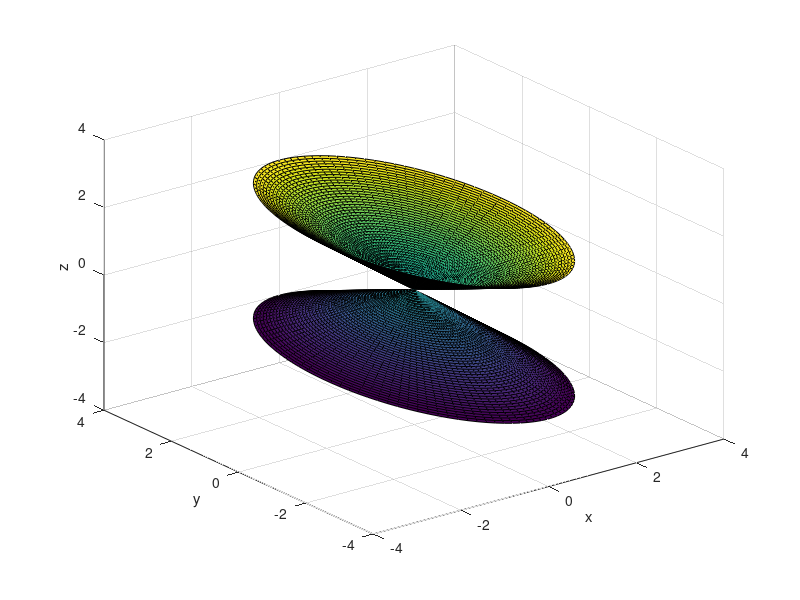

Recreate this plot in MATLAB.
% Ex. 10.6-27: Elliptic Cone
% z^2 = x^2 + y^2/4

clear

z = linspace(-2, 2);
u = linspace(0, 2*pi);

[Z, U] = meshgrid(z, u);

R = abs(Z);
X = R .* cos(U);
Y = 2 * R .* sin(U); 

surf(X, Y, Z);

xlabel('x')
ylabel('y')
zlabel('z')

xlim([-4 4])
ylim([-4 4])
zlim([-4 4])